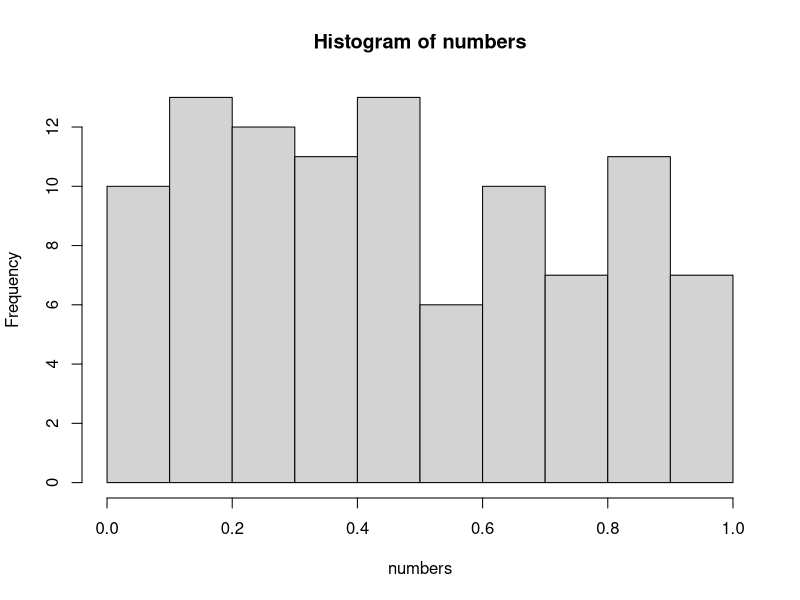

Here is the R script that generated this plot:
## ---- chunk 1
numbers <- runif(1:100)
hist(numbers)
numbers_mean <- mean(numbers)
